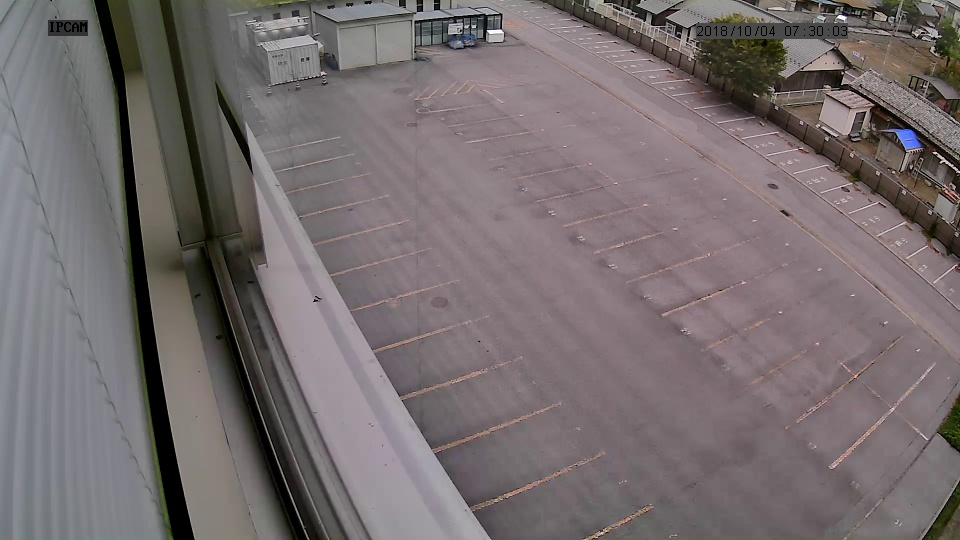
#> input picture base.jpg, 960 x 540 px
$ jupyter execute Background_Subtraction.ipynb
#> lines starting #> are read from the running program, lines starting #| are printed output that depends on the picture; after the words box and inside, x2 and y2 are one past the last pixel; in counts of white or black regions, pixels touching at a corner belong together
### ライブラリのインポート・画像読み込み

[cell 1]
import cv2
import numpy as np
import matplotlib.pyplot as plt

base = cv2.imread("base.jpg", 0).astype(np.float64)
#> base: shape (540, 960) float64; min 0, max 255, mean 111.9

im = cv2.imread("park.jpg", 0).astype(np.float64)
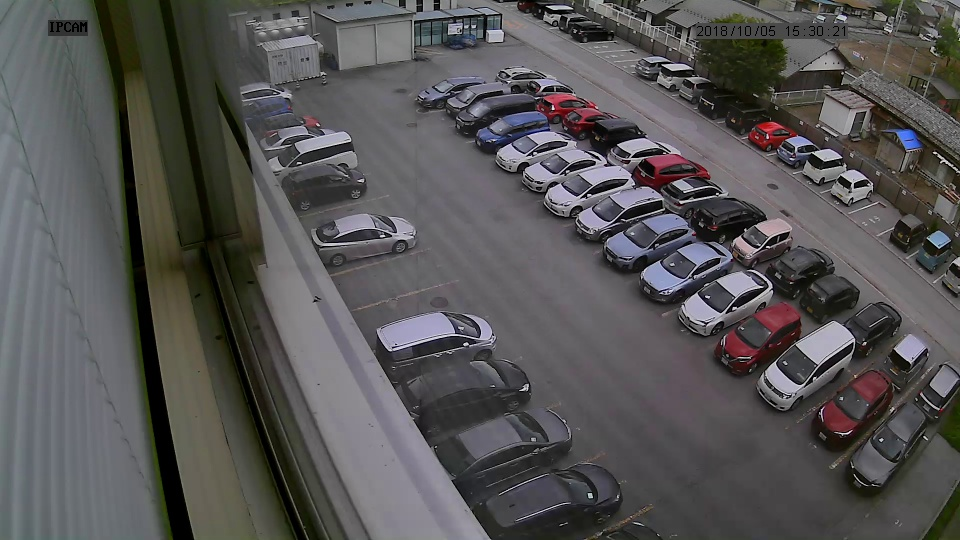
#> input picture park.jpg, 960 x 540 px
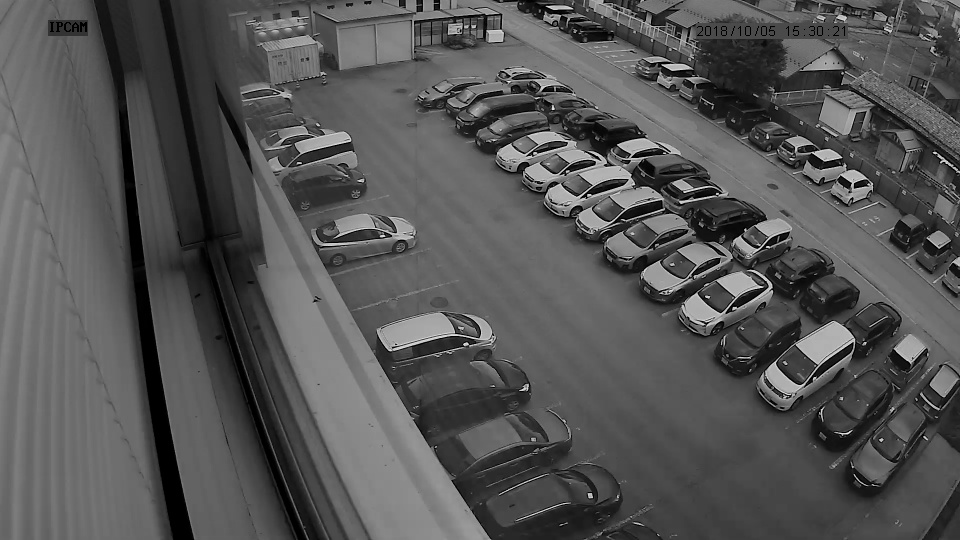
#> im: shape (540, 960) float64; min 0, max 245, mean 84.7
mask = cv2.imread("mask.jpg", 0).astype(np.float64)
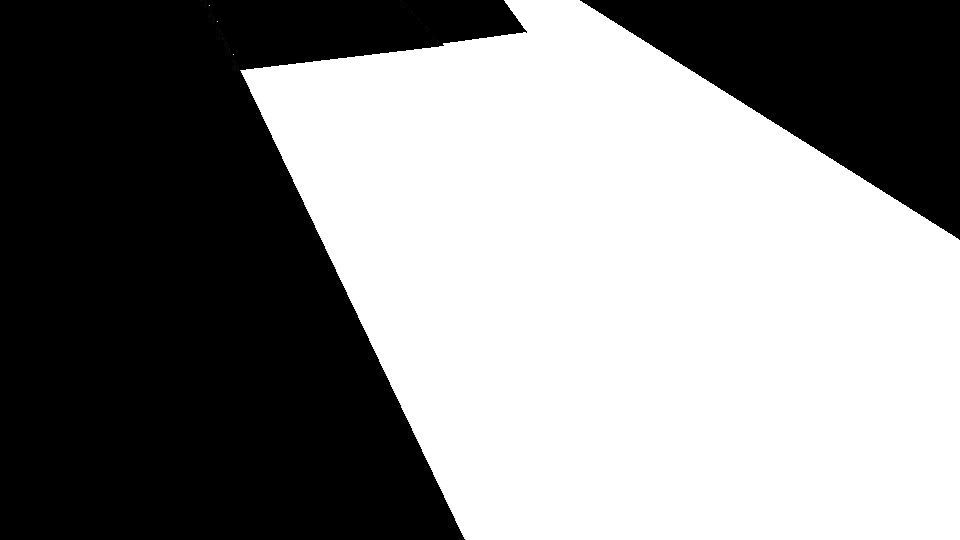
#> input picture mask.jpg, 960 x 540 px
#> mask: shape (540, 960) float64; min 0, max 255, mean 135.6

### 画素値の正規化

[cell 2]
H,W = im.shape
#> H = 540; W = 960

mean_b = base.mean()
#> mean_b = 111.9
std_b = base.std()
#> std_b = 33.31

mean = im.mean()
#> mean = 84.67
std = im.std()
#> std = 38.48

out_b = (base - mean_b) / std_b * 30 + 128
out = (im - mean) / std * 30 + 128
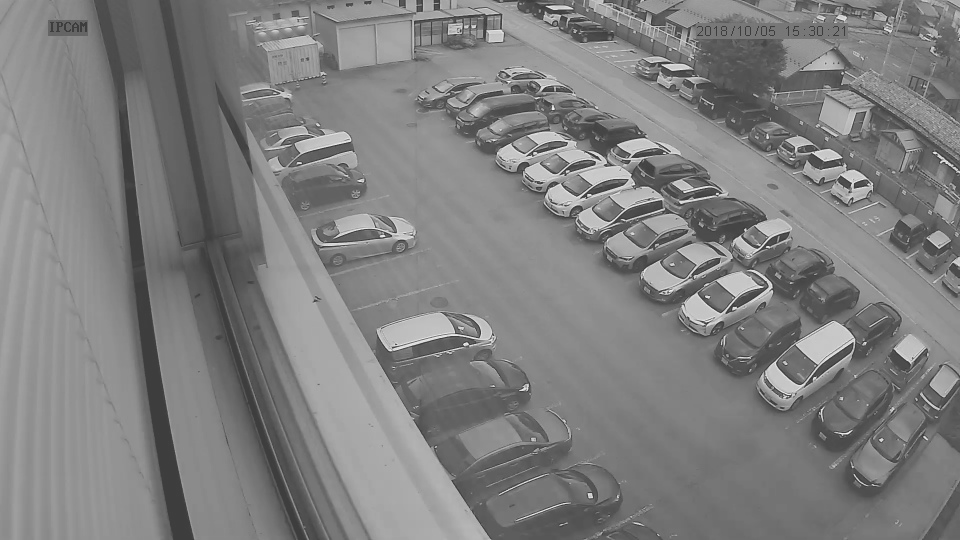
#> out: shape (540, 960) float64; min 61.98, max 253, mean 128

### 背景差分・二値化

[cell 3]
im2 = np.zeros((H,W)).astype(np.uint8)

for h in range(H):
    for w in range(W):
        if mask[h,w] == 0:
            pass
        else:
            im2[h,w] += np.abs(int(out[h,w]) - int(out_b[h,w]))
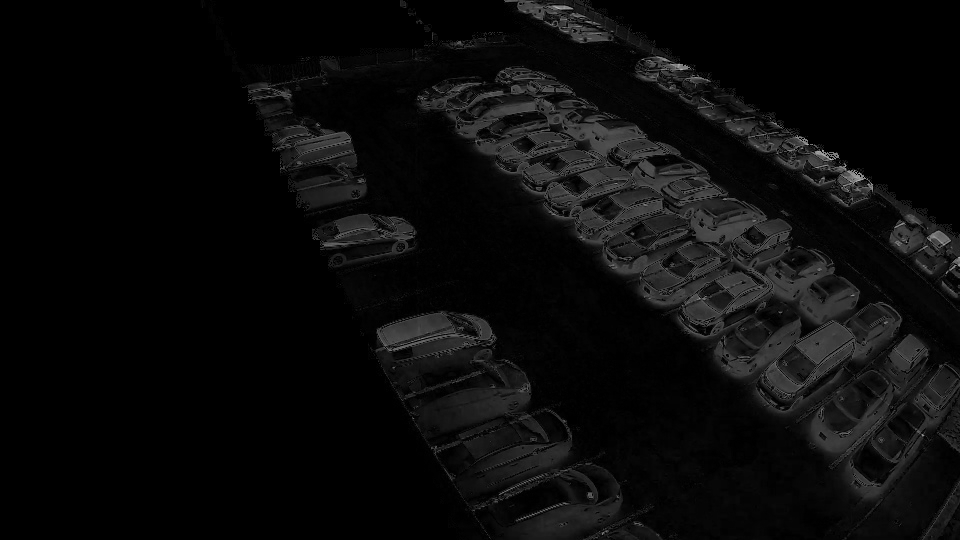
#> im2: shape (540, 960); min 0, max 195, mean 10.7

th = 40

for h in range(H):
    for w in range(W):
        if im2[h,w] >= th:
            im2[h,w] = 255
        else:
            im2[h,w] = 0
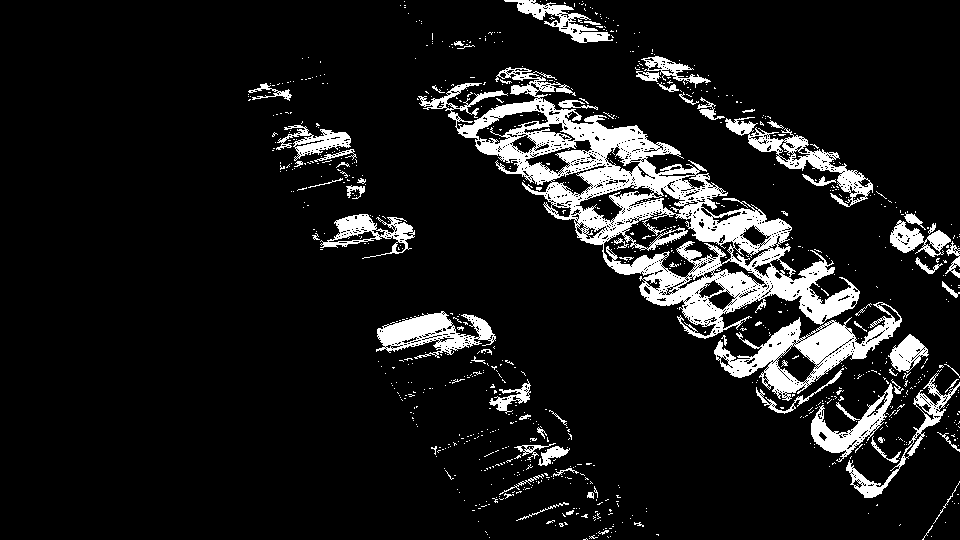
#> im2: shape (540, 960); 10.4% white; 883 white regions (808 under 20 px), largest, box (x1, y1, x2, y2) and area: (418, 67, 860, 339) 26493, (714, 302, 902, 401) 5404, (376, 311, 496, 359) 2681

im2 = im2.astype(np.uint8)

### 車両のみで白で表示される

[cell 4]
plt.imshow(im2, cmap = "gray")

### 二値化画像をもとにヒートマップ作製

[cell 5]
import matplotlib.pyplot as plt

G = 40

ih = int(H/G)
#> ih = 13
iw = int(W/G)
#> iw = 24

heatmap = np.zeros((ih, iw)).astype(np.float64)

for h in range(ih):
    for w in range(iw):
        heatmap[h,w] = (int(im2[h*G:(h+1)*G, w*G:(w+1)*G].sum())/int(im2.sum())) * 100
        heatmap.astype(np.uint8)

### ヒートマップ表示

[cell 6]
figsize_px = np.array([960, 540])
dpi = 100
figsize_inch = figsize_px / dpi

fig, ax = plt.subplots(figsize=figsize_inch, dpi=dpi)

plt.tick_params(labelbottom=False,
                labelleft=False,
                labelright=False,
                labeltop=False)
plt.tick_params(bottom=False,
                left=False,
                right=False,
                top=False)

plt.imshow(heatmap, cmap = "jet", interpolation="bicubic")
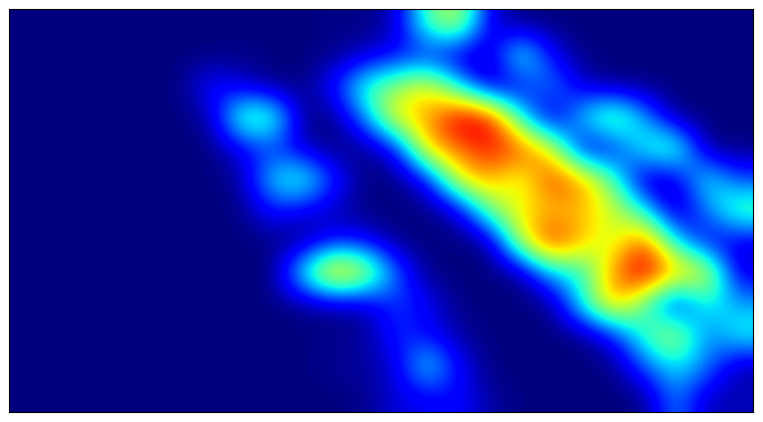
#> figure drawn by matplotlib, 1 panel
